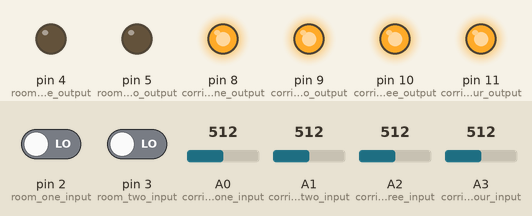
Bench run of a sketch on a simulated Arduino Uno, built with avr-gcc and run on an emulated ATmega328P. Shown: output pins drawn as LEDs (lit = HIGH). The test bench sets the inputs (shaded band); at power-on: pin 2 (room_one_input) LOW, pin 3 (room_two_input) LOW, A0 (corridor_one_input) = 512, A1 (corridor_two_input) = 512, A2 (corridor_three_input) = 512, A3 (corridor_four_input) = 512. What the sketch prints to the serial monitor is not drawn.

Above: at 1.2 s.
1.3 s: pin 2 (room_one_input) driven HIGH
At 2.0 s:
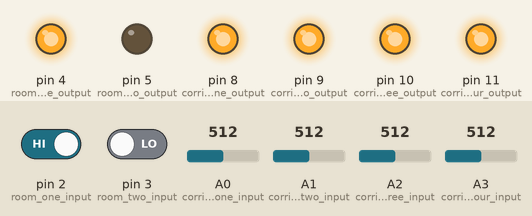
2.8 s: pin 3 (room_two_input) driven HIGH
At 3.3 s:
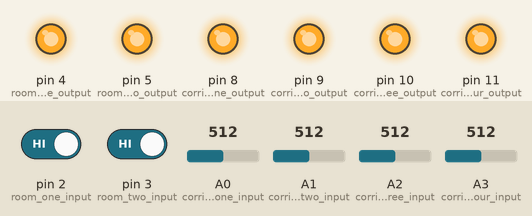
4.3 s: pin 2 (room_one_input) driven LOW
At 5.5 s:
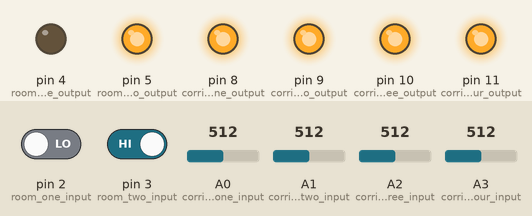
5.8 s: pin 3 (room_two_input) driven LOW
At 6.8 s:
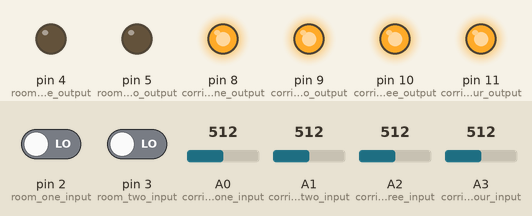
Timing chart, 0 to 8.3 s (numbered marks = the images above; inputs shaded):
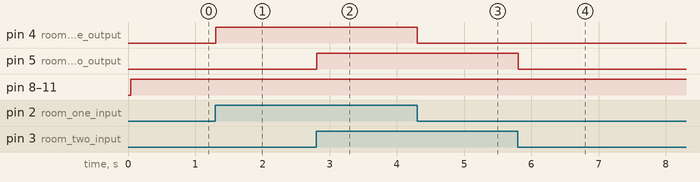

Measured:
- after the input at 1.3 s, pin 4 (room_one_output): LOW → HIGH at once
- after the input at 2.8 s, pin 5 (room_two_output): LOW → HIGH at once
- after the input at 4.3 s, pin 4 (room_one_output): HIGH → LOW at once
- after the input at 5.8 s, pin 5 (room_two_output): HIGH → LOW at once

The sketch:

final_program.ino
```cpp
int room_one_input = 2;
int room_two_input = 3;

int room_one_output = 4;
int room_two_output = 5;

int limit = 0;
int room_one_counter = 0;
int room_two_counter = 0;

int corridor_one_input = A0;
int corridor_two_input = A1;
int corridor_three_input = A2;
int corridor_four_input = A3;

int corridor_one_output = 8;
int corridor_two_output = 9;
int corridor_three_output = 10;
int corridor_four_output = 11;

int corridor_limit = 100;
int corridor_one_counter = 0;
int corridor_two_counter = 0;
int corridor_three_counter = 0;
int corridor_four_counter = 0;

int ldr_one_idle_value = 0;
int ldr_two_idle_value = 0;
int ldr_three_idle_value = 0;
int ldr_four_idle_value = 0;

int output_sensitivity = 0;

boolean is_idle_set = false;

void setup() {
  pinMode(room_one_input, INPUT);
  pinMode(room_two_input, INPUT);
  pinMode(room_one_output, OUTPUT);
  pinMode(room_two_output, OUTPUT);

  pinMode(corridor_one_input, INPUT);
  pinMode(corridor_two_input, INPUT);
  pinMode(corridor_three_input, INPUT);
  pinMode(corridor_four_input, INPUT);
//  pinMode(main_ldr_input, INPUT);

  pinMode(corridor_one_output, OUTPUT);
  pinMode(corridor_two_output, OUTPUT);
  pinMode(corridor_three_output, OUTPUT);
  pinMode(corridor_four_output, OUTPUT);

  Serial.begin(9600);
}

int handle_room_light_glowing(int inputPin, int outputPin, int counter) {
  int value = digitalRead(inputPin);
  if(value == HIGH){
    digitalWrite(outputPin, HIGH);
  }else if(counter >= limit){
    counter = 0;
    digitalWrite(outputPin, LOW);
  }
  return counter;
}

void increment_counters() {
  room_one_counter++;
  room_two_counter++;

  corridor_one_counter++;
  corridor_two_counter++;
  corridor_three_counter++;
  corridor_four_counter++;
}

int get_idle_value_for_ldr(int ldr_input){
  int value = 0;
  int count = 100;
  int reading[count];
  for(int i = 0; i < count; i++){
    value = value + analogRead(ldr_input);
  }
  value = value/count;
  return (int)value;
}

void set_idle_value_for_all_ldrs() {
  ldr_one_idle_value = get_idle_value_for_ldr(corridor_one_input);
  ldr_two_idle_value = get_idle_value_for_ldr(corridor_two_input);
  ldr_three_idle_value = get_idle_value_for_ldr(corridor_three_input);
  ldr_four_idle_value = get_idle_value_for_ldr(corridor_four_input);
}

int handle_corridor_light_glowing(int corridor_input, int corridor_output, int idle_value, int counter){
  int sensed_value = analogRead(corridor_input);
  if((idle_value + 5 < sensed_value) || (idle_value - 5 > sensed_value)){
    digitalWrite(corridor_output, HIGH);
  }else if(counter >= corridor_limit){
    counter = 0;
    digitalWrite(corridor_output, LOW);
  }
  return counter;
}

void loop() {
  increment_counters();
  if(!is_idle_set){
    set_idle_value_for_all_ldrs();
    is_idle_set = true;
  }


  Serial.println(analogRead(corridor_one_input));

  room_one_counter = handle_room_light_glowing(room_one_input, room_one_output, room_one_counter);
  room_one_counter = handle_room_light_glowing(room_two_input, room_two_output, room_two_counter);

  corridor_one_counter = handle_corridor_light_glowing(corridor_one_input, corridor_one_output, ldr_one_idle_value, corridor_one_counter);
  corridor_two_counter = handle_corridor_light_glowing(corridor_two_input, corridor_two_output, ldr_two_idle_value, corridor_two_counter);
  corridor_three_counter = handle_corridor_light_glowing(corridor_three_input, corridor_three_output, ldr_three_idle_value, corridor_three_counter);
  corridor_four_counter = handle_corridor_light_glowing(corridor_four_input, corridor_four_output, ldr_four_idle_value, corridor_four_counter);
}
```
